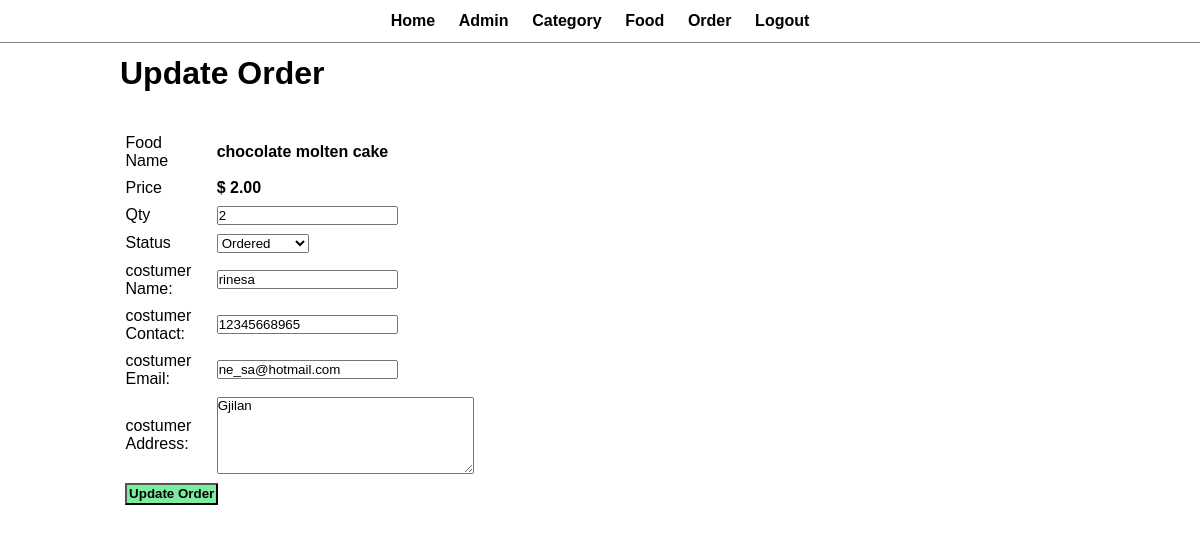
The page /admin/update-order.php?id=3 (signed in) on the database its author committed.
### tables this page shows
CREATE TABLE `tbl_order` (
  `id` int(10) UNSIGNED NOT NULL,
  `food` varchar(150) NOT NULL,
  `price` decimal(10,2) NOT NULL,
  `qty` int(11) NOT NULL,
  `total` decimal(10,2) NOT NULL,
  `order_date` datetime NOT NULL,
  `status` varchar(50) NOT NULL,
  `costumer_name` varchar(150) NOT NULL,
  `costumer_contact` varchar(20) NOT NULL,
  `costumer_email` varchar(150) NOT NULL,
  `costumer_address` varchar(255) NOT NULL
);

### admin/update-order.php (the view, shortened to what this page needs)
<?php include('partials/menu.php'); ?>
<div class="main-content">
    <div class="wrapper">
        <h1>Update Order</h1>
        <br><br>
        <?php
            if(isset($_GET['id']))
            {
                $id=$_GET['id'];
                $sql = "SELECT * FROM tbl_order WHERE id=$id";
                $res = mysqli_query($conn, $sql);
                $count = mysqli_num_rows($res);
                if($count==1)
                {
                    $row=mysqli_fetch_assoc($res);
                    $food = $row['food'];
                    $price = $row['price'];
                    $qty = $row['qty'];
                    $status = $row['status'];
                    $costumer_name = $row['costumer_name'];
                    $costumer_contact = $row['costumer_contact'];
                    $costumer_email = $row['costumer_email'];
                    $costumer_address= $row['costumer_address'];
                }
                else
                {
                    header('location:'.SITEURL.'admin/manage-order.php');
                }
            }
            else
            {
                header('location:'.SITEURL.'admin/manage-order.php');
            }
        ?>
        <form action="" method="POST">
            <table class="tbl-30">
                <tr>
                    <td>Food Name</td>
                    <td><b> <?php echo $food; ?> </b></td>
                </tr>
                <tr>
                    <td>Price</td>
                    <td>
                        <b> $ <?php echo $price; ?></b>
                    </td>
                </tr>
                <tr>
                    <td>Qty</td>
                    <td>
                        <input type="number" name="qty" value="<?php echo $qty; ?>">
                    </td>
                </tr>
                <tr>
                    <td>Status</td>
                    <td>
                        <select name="status">
                            <option <?php if($status=="Ordered"){echo "selected";} ?> value="Ordered">Ordered</option>
                        </select>
                    </td>
                </tr>
                <tr>
                    <td>costumer Name: </td>
                    <td>
                        <input type="text" name="costumer_name" value="<?php echo $costumer_name; ?>">
                    </td>
                </tr>
                <tr>
                    <td>costumer Contact: </td>
                    <td>
                        <input type="text" name="costumer_contact" value="<?php echo $costumer_contact; ?>">
                    </td>
                </tr>
                <tr>
                    <td>costumer Email: </td>
                    <td>
                        <input type="text" name="costumer_email" value="<?php echo $costumer_email; ?>">
                    </td>
                </tr>
                <tr>
                    <td>costumer Address: </td>
                    <td>
                        <textarea name="costumer_address" cols="30" rows="5"><?php echo $costumer_address; ?></textarea>
                    </td>
                </tr>
                <tr>
                    <td clospan="2">
                        <input type="submit" name="submit" value="Update Order" class="btn-secondary">
                    </td>
                </tr>
            </table>
        </form>
    </div>
</div>

### CSS/admin.css (style rules this page uses)
* { margin: 0; padding: 0; font-family: Arial, Helvetica, sans-serif; }
.wrapper { padding: 1%; width: 80%; margin: 0 auto; color: black; }
.tbl-30 { width: 30%; }
table tr td { padding: 1%; }
.btn-secondary { background-color: #7bed9f; padding: 2%; color: black; text-decoration: none; font-weight: bold; }

### rows shown on the page
tbl_order: food "chocolate molten cake", price "2.00", qty "2", status "Ordered", costumer_name "rinesa", costumer_contact "12345668965", costumer_email "ne_sa@hotmail.com", costumer_address "Gjilan"
